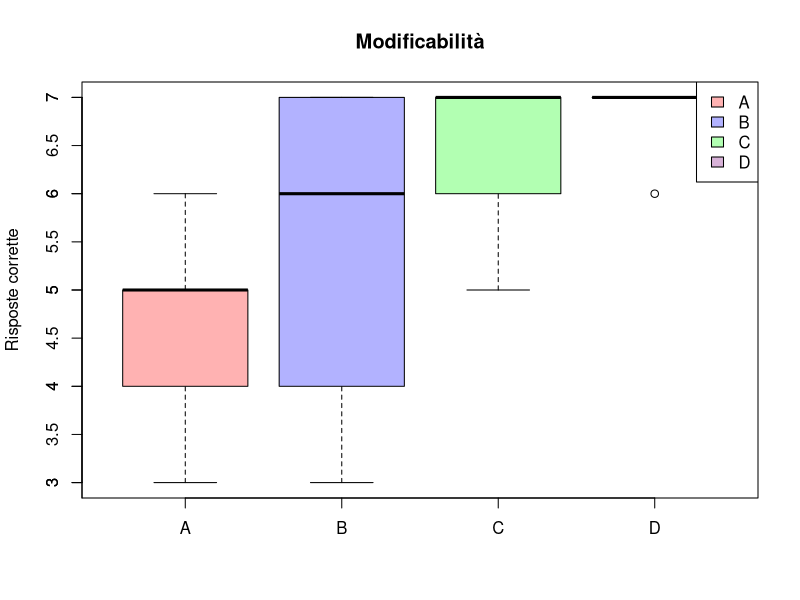

The R source for this figure:
# Carica i dati per tutti i gruppi
d1 <- read.table("data/mod/A.csv", header = TRUE, sep = ";", dec = ".")
d2 <- read.table("data/mod/B.csv", header = TRUE, sep = ";", dec = ".")
d3 <- read.table("data/mod/C.csv", header = TRUE, sep = ";", dec = ".")
d4 <- read.table("data/mod/D.csv", header = TRUE, sep = ";", dec = ".")

# Crea una lista con i dati di tutti i gruppi
dati <- list(d1$A, d2$B, d3$C, d4$D)

# Imposta la dimensione massima per il PNG (in pollici)
larghezza <- 10
altezza <- 12

# Imposta la risoluzione massima per il PNG (in punti per pollice)
dpi <- 1200

# Colori per i boxplot e la legenda (meno accesi)
col_boxplot <- c(rgb(1, 0, 0, alpha = 0.3), rgb(0, 0, 1, alpha = 0.3), rgb(0, 1, 0, alpha = 0.3), rgb(0.5, 0, 0.5, alpha = 0.3))
col_legenda <- col_boxplot

# Genera il boxplot unendo tutti i gruppi
png("out/boxplot_mod.png", width = larghezza, height = altezza, units = "in", res = dpi)
boxplot(dati, names = c("A", "B", "C", "D"), 
        main = "Modificabilità", ylab = "Risposte corrette", col = col_boxplot)

axis(2, at = seq(0, max(unlist(dati)), by = 0.5), 
     labels = ifelse(floor(seq(0, max(unlist(dati)), by = 0.5)) == seq(0, max(unlist(dati)), by = 0.5), 
                     as.character(seq(0, max(unlist(dati)), by = 0.5)), 
                     format(seq(0, max(unlist(dati)), by = 0.5), nsmall = 1)))

# Aggiungi la legenda
legend("topright", legend = c("A", "B", "C", "D"), fill = col_legenda)

dev.off()
